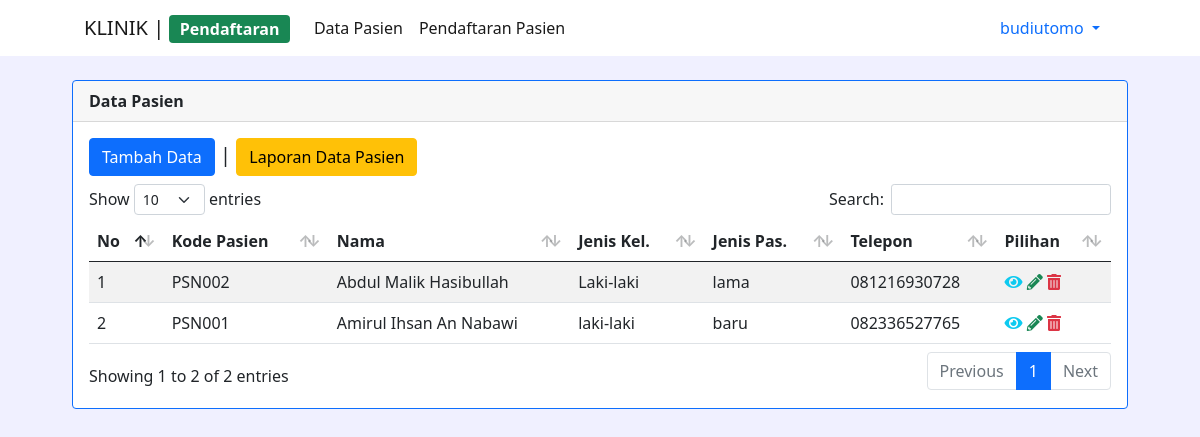
Page /pages/admin/data_pasien.php (signed in) on the committed database.
### tables this page shows
CREATE TABLE `pasien` (
  `id` int(11) NOT NULL,
  `kode_pasien` varchar(6) NOT NULL,
  `nama_pasien` varchar(50) NOT NULL,
  `jenis_kelamin` varchar(10) NOT NULL,
  `golongan_darah` varchar(2) NOT NULL,
  `telepon` varchar(15) NOT NULL,
  `jenis_pasien` varchar(15) NOT NULL,
  `alamat_pasien` varchar(200) NOT NULL
);

### pages/admin/data_pasien.php (the view, shortened to what this page needs)
<?php
include '../../layouts/backend/header.php';
?>
<div class="container-fluid">
  <div class="row col">
    <?php include_once('../../layouts/menu.php'); ?>
  </div>
  <div class="row d-flex justify-content-center mt-4 mx-5">
    <div class="col">
      <div class="card border-primary mb-3">
        <div class="card-header fw-bold">Data Pasien</div>
        <div class="card-body">
          <h5 class="card-title"><a href="../pasien_data/tambah.php" class="btn btn-primary">Tambah Data</a> | <a href="../laporan/laporan_pasien.php" class="btn btn-warning">Laporan Data Pasien</a></h5>
          <table id="example" class="table table-striped" style="width:100%">
            <thead>
              <tr>
                <th>No</th>
                <th>Kode Pasien</th>
                <th>Nama</th>
                <th>Jenis Kel.</th>
                <th>Jenis Pas.</th>
                <th>Telepon</th>
                <th>Pilihan</th>
              </tr>
            </thead>
            <tbody>
              <?php
              $query = "SELECT * FROM pasien ORDER BY nama_pasien ASC";
              $result = mysqli_query($koneksi, $query);
              $no = 1;
              while ($row = mysqli_fetch_assoc($result)) {
              ?>
                <tr>
                  <td><?php echo $no; ?></td>
                  <td><?php echo $row['kode_pasien']; ?></td>
                  <td><?php echo $row['nama_pasien']; ?></td>
                  <td><?php echo $row['jenis_kelamin']; ?></td>
                  <td><?php echo $row['jenis_pasien']; ?></td>
                  <td><?php echo $row['telepon']; ?></td>
                  <td>
                    <a href="#" class="text-info" data-bs-toggle="modal" data-bs-target="#exampleModal<?= $row['kode_pasien'] ?>"><i class="fas fa-eye"></i></a>
                    <a href="../pasien_data/edit.php?id=<?php echo $row['id']; ?>" class="text-success"><i class="fas fa-pencil-alt"></i></a>
                    <a href="../pasien_data/hapus.php?id=<?php echo $row['id']; ?>" class="text-danger"><i class="fas fa-trash-alt"></i></a>
                  </td>
                </tr>
              <?php
                $no++;
              }
              ?>
            </tbody>
          </table>
        </div>
      </div>
    </div>
  </div>
</div>
<?php include '../../layouts/backend/footer.php'; ?>

### rows in the picture
pasien: kode_pasien "PSN002", nama_pasien "Abdul Malik Hasibullah", jenis_kelamin "Laki-laki", jenis_pasien "lama", telepon "081216930728"
pasien: kode_pasien "PSN001", nama_pasien "Amirul Ihsan An Nabawi", jenis_kelamin "laki-laki", jenis_pasien "baru", telepon "082336527765"

### other values in the picture
$_SESSION['username'] "budiutomo"
